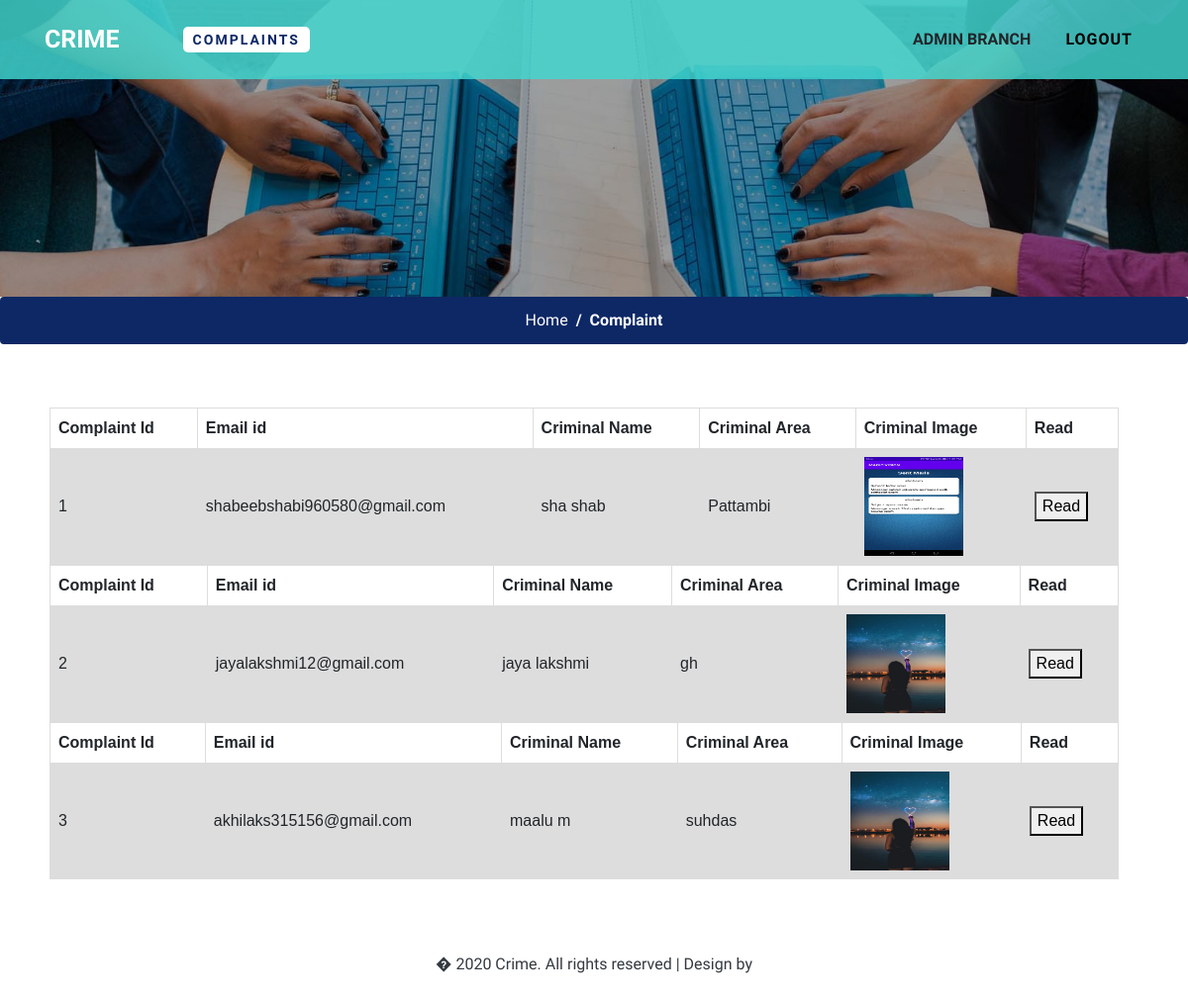
Page /viewcomp (signed in) on the committed database.
### crime/models.py (models this page shows)
class complaint_details(models.Model):
    Email = models.EmailField()
    firstname = models.CharField(max_length=100)
    lastname = models.CharField(max_length=100)
    cname = models.CharField(max_length=100)
    carea = models.CharField(max_length=800)
    wip = models.CharField(max_length=500)
    detail = models.CharField(max_length=2000)
    reply=models.CharField(max_length=200,null=True,blank=True)
    image = models.ImageField(upload_to="image")

### crime/views.py (the view)
# urls.py: path("viewcomp", views.viewcomp, name="viewcomp"),
def viewcomp(request):
    com=complaint_details.objects.all()
    bn = request.session['bnname']
    return render(request,"comp.html",{'com':com,'bn':bn})

### template/comp.html (shortened to what this page needs)
{% load static %}
<!DOCTYPE html>
<html lang="zxx">
<head>
    <link href="{%static 'css/bootstrap.min.css' %}" type="text/css" rel="stylesheet" media="all">
    <link href="{%static 'css/style.css' %}" type="text/css" rel="stylesheet" media="all">
    <link href="{%static 'css/font-awesome.min.css' %}" rel="stylesheet">
</head>
<body>
    <header>
        <div class="container">
            <nav class="navbar navbar-expand-lg navbar-light p-0">
                    <h1><a class="navbar-brand" href="policehome">Crime
                        </a></h1>
                    <div class="collapse navbar-collapse" id="navbarSupportedContent">
                        <ul class="ml-lg-5 navbar-nav mr-lg-auto">
                            <li class="nav-item  active dropdown mr-lg-4 my-lg-0 my-sm-4 my-3">
                                <a href="#" id="navbarDropdown" role="button" data-toggle="dropdown" aria-haspopup="true"
                                    aria-expanded="false">
                                    Complaints
                                </a>
                            </li>
                        </ul>
                            <ul>
                                <li class="nav-item dropdown mr-lg-4 my-lg-0 my-sm-4 my-3 text-uppercase font-weight-bold d-block">{{bn}} Branch</li>
                            </ul>
                            <button type="button" class="btn w3ls-btn text-uppercase font-weight-bold d-block" data-toggle="modal"
                            aria-pressed="false">
                                <a href="Run_Here" style="color: black;">Logout</a>
                        </button>
                    </div>
                </nav>
        </div>
    </header>
    <div class="inner-banner-w3ls">
    </div>
    <nav aria-label="breadcrumb">
        <ol class="breadcrumb d-flex justify-content-center bg-theme">
            <li class="breadcrumb-item">
                <a href="policehome" class="text-white">Home</a>
            </li>
            <li class="breadcrumb-item active text-white font-weight-bold" aria-current="page">Complaint</li>
        </ol>
    </nav>
    <section class="contact-w3pvt py-lg-5">
     {% for i in com %}
               <table style="width: 90%; margin-left: 50px;">
                   <tr><th>Complaint Id</th><th>Email id</th><th>Criminal Name</th><th>Criminal Area</th><th>Criminal Image</th><th>Read</th></tr>
                   <tr>
                       <td> {{i.id}}</td>
            <td>{{i.Email}}</td>
            <td> {{i.firstname}} {{i.lastname}}</td>
             <td>{{i.carea}}</td>
             <td> <img style="width: 100px; height: 100px" src="media/{{i.image}}"> </td>
             <td> <form action="viewcomp2" method="post">
                <button>Read</button>
             </form></td>
        </tr>
               </table>
               {% endfor %}
    </section>
    <div class="cpy-right text-center py-4">
        <p class="text-dark">� 2020 Crime. All rights reserved | Design by
        </p>
    </div>
</body>
</html>

### static/css/style.css (style rules this page uses)
body { font-family: 'Source Sans Pro', sans-serif; background: #fff; }
body a { transition: 0.5s all; -webkit-transition: 0.5s all; -moz-transition: 0.5s all; -o-transition: 0.5s all; -ms-transition: 0.5s all; text-decoration: none; outline: none; }
h1, h2, h3, h4, h5, h6 { margin: 0; font-family: 'Source Sans Pro', sans-serif; }
p { margin: 0; color: #777; font-size: 1em; line-height: 1.8; }
ul { margin: 0; padding: 0; }
ul { list-style-type: none; }
.bg-theme { background: #0d2865 !important; color: #fff; }
.navbar-light .navbar-brand, .navbar-light .navbar-brand:hover { color: #fff; }
.navbar-brand { color: #fff; font-size: 25px; font-weight: 800; text-transform: uppercase; line-height: 2; }
.w3ls-btn { font-size: 1em; letter-spacing: 1px; background: transparent; padding: 0 10px; border-radius: 0; color: #fff; }
li.nav-item a { color: #fff; text-transform: uppercase; font-weight: 600; letter-spacing: 2px; padding: 5px 10px; font-size: 14px; }
li.nav-item a:hover, li.nav-item.active a { color: #0d2865; background: #fff; border-radius: 5px; }
header { padding: 10px 0; background: rgba(65, 216, 209, 0.82); width: 100%; position: absolute; z-index: 9; }
.inner-banner-w3ls { background: url(../images/inner.jpg) no-repeat center; -webkit-background-size: cover; -moz-background-size: cover; -o-background-size: cover; -ms-background-size: cover; background-size: cover; min-height: 300px; position: relative; }
.inner-banner-w3ls:before { background: rgba(0, 0, 0, 0.37); position: absolute; content: ''; width: 100%; height: 100%; left: 0; top: 0; }
.breadcrumb-item+.breadcrumb-item::before { display: inline-block; padding-right: .5rem; color: #ffffff; content: "/"; }

### template/comp.html (style rules this page uses)
table { font-family: arial, sans-serif; border-collapse: collapse; width: 100%; }
td, th { border: 1px solid #dddddd; text-align: left; padding: 8px; }
tr:nth-child(even) { background-color: #dddddd; }

### rows in the picture
complaint_details: id "1", Email "shabeebshabi960580@gmail.com", firstname "sha", lastname "shab", carea "Pattambi", image (picture)
complaint_details: id "2", Email "jayalakshmi12@gmail.com", firstname "jaya", lastname "lakshmi", carea "gh", image (picture)
complaint_details: id "3", Email "akhilaks315156@gmail.com", firstname "maalu", lastname "m", carea "suhdas", image (picture)

### other values in the picture
{{ bn }} "ADMIN"
